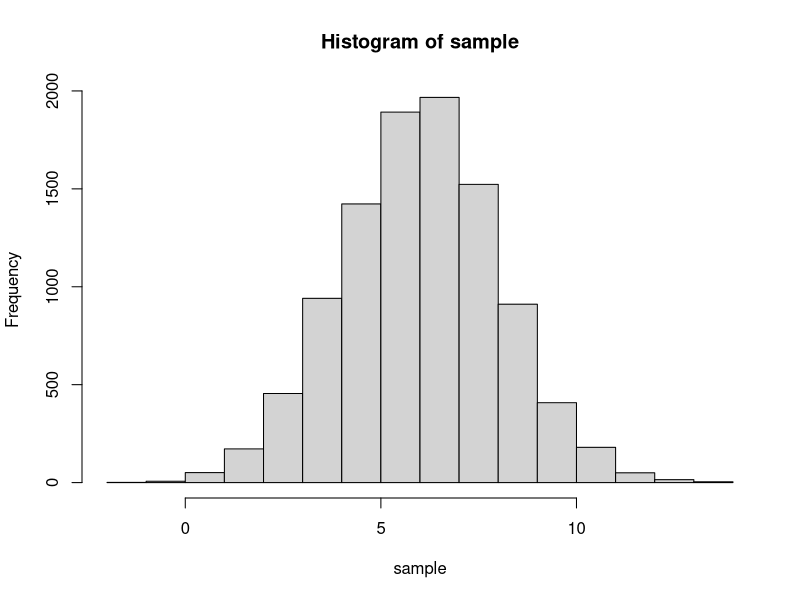

Write R code to recreate this figure.
## ---- chunk 1
x <- 10
mu <- 6
sd <- 2
ans <- pnorm(x, mu, sd, lower.tail = FALSE)
ans
round(ans,2)
## ---- chunk 2
n <- 10000
sample <- rnorm(n, mu, sd)
hist(sample)
